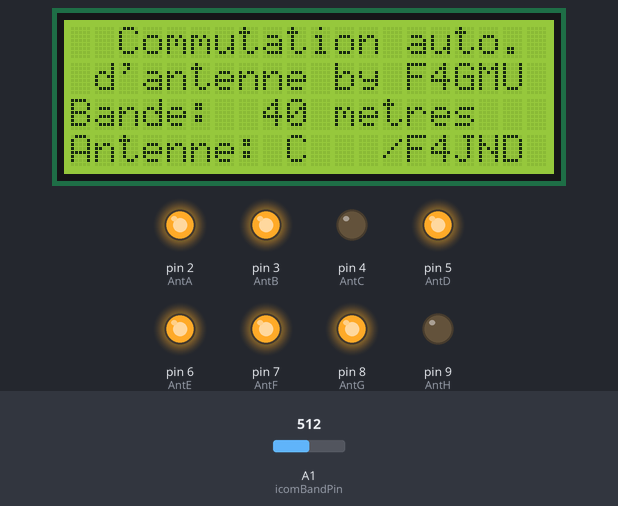
The sketch below on a simulated Arduino Uno, built with avr-gcc and run on an emulated ATmega328P. On the bench: 20×4 character LCD, output pins drawn as LEDs (lit = HIGH). Inputs (shaded band) come from the test bench; at power-on: A1 (icomBandPin) = 512. What the sketch prints to the serial monitor is not drawn.

Above: at 1.3 s.
1.4 s: A1 (icomBandPin) set to 470
3.3 s: A1 (icomBandPin) set to 450
At 5.3 s:
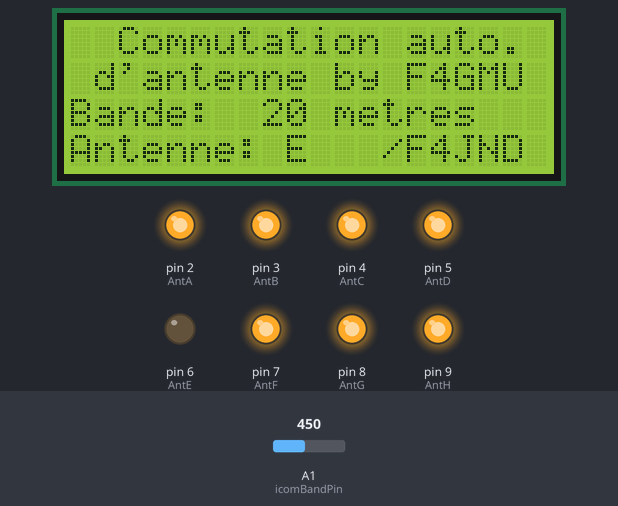
5.6 s: A1 (icomBandPin) set to 383
7.3 s: A1 (icomBandPin) set to 350
At 9.3 s:
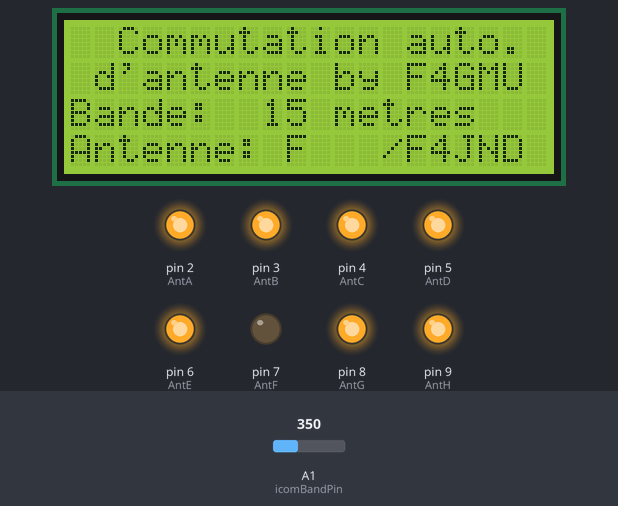
9.6 s: A1 (icomBandPin) set to 107
11.4 s: A1 (icomBandPin) set to 94
At 13.4 s:
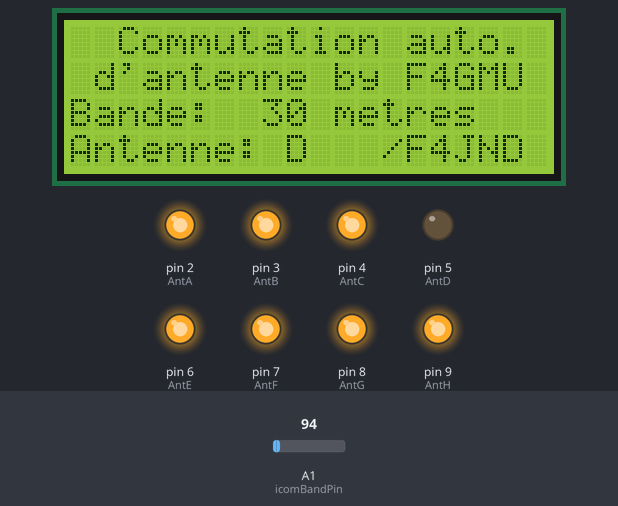
Timing chart, 0 to 14.7 s (numbered marks = the images above; inputs shaded):
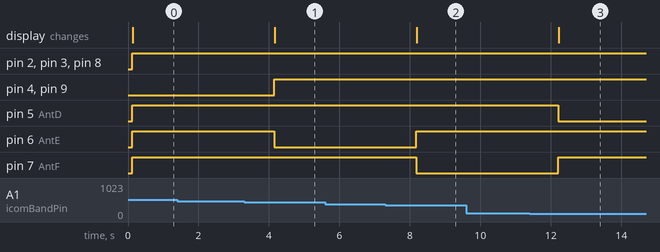

Measured:
- the behaviour switches between 461 and 460 on A1 (icomBandPin) (found by bisection; images 0 and 1)
- the behaviour switches between 369 and 368 on A1 (icomBandPin) (found by bisection; images 1 and 2)
- the behaviour switches between 103 and 102 on A1 (icomBandPin) (found by bisection; images 2 and 3)
- after the input at 1.4 s, every drawn part: stays the same
- after the input at 3.3 s, pin 4 (AntC), pin 9 (AntH): LOW → HIGH after 0.85 s; pin 6 (AntE): HIGH → LOW after 0.85 s; the display: changes after 0.87 s (image 1)
- after the input at 5.6 s, every drawn part: stays the same
- after the input at 7.3 s, pin 6 (AntE): LOW → HIGH after 0.88 s; pin 7 (AntF): HIGH → LOW after 0.88 s; the display: changes after 0.89 s (image 2)
- after the input at 9.6 s, every drawn part: stays the same
- after the input at 11.4 s, pin 5 (AntD): HIGH → LOW after 0.81 s; pin 7 (AntF): LOW → HIGH after 0.81 s; the display: changes after 0.82 s (image 3)

The sketch:

Icom_band_decoder_analog.ino
```cpp
#include <Wire.h>
#include <LiquidCrystal_I2C.h>

//icom band decoder
//Marios Nicolaou 5B4WN (c) 2009 7 24
//Use the code at your OWN risk
//GPL licence

int icomBandPin = 1;    // select the input pin for the potentiometer
int realVoltage = 8;  // variable to store the value coming from the sensor Volts
int sensedVoltage=0;
/*
int D=9;
int C=10;
int B=11;
int A=12;
*/
int AntA=2;
int AntB=3;
int AntC=4;
int AntD=5;
int AntE=6;
int AntF=7;
int AntG=8;
int AntH=9;

float calculatedVoltage=0;
int band=0;
int counter =0;
int previousValue=0;

LiquidCrystal_I2C lcd(0x27,20,4);

 void setup() {
   Serial.begin(9600);
   pinMode(AntA, OUTPUT);
   pinMode(AntB, OUTPUT);
   pinMode(AntC, OUTPUT);
   pinMode(AntD, OUTPUT);
   pinMode(AntE, OUTPUT);
   pinMode(AntF, OUTPUT);
   pinMode(AntG, OUTPUT);
   pinMode(AntH, OUTPUT);

   lcd.init();
   lcd.backlight();
   lcd.clear();

   lcd.setCursor(0, 0);
  lcd.print("  Commutation auto.");
  lcd.setCursor(1, 1);
  lcd.print("d'antenne by F4GMU");
  lcd.setCursor(0, 2);
  lcd.print("Bande:");
  lcd.setCursor(0, 3);
  lcd.print("Antenne: ");
  lcd.setCursor(13, 3);
  lcd.print("/F4JND");

 }
 void loop() {
   // read the value from the sensor:
   sensedVoltage = analogRead(icomBandPin);


   //get 5 consecutive values
//  counter++;

   if (counter==5) {

   calculatedVoltage = float(sensedVoltage)*5/1024;

   Serial.print (sensedVoltage);
   Serial.print (" - ");
   Serial.print (calculatedVoltage);
   Serial.println (" - ");
   band=getBand(calculatedVoltage);

   Serial.println(band, DEC);
   delay (1000);

 } else {
   if (abs(previousValue-sensedVoltage)>10) {
    //means change or spurious number
     previousValue=sensedVoltage;
   } else {
     counter++;
     previousValue=sensedVoltage;
   }


 }

}

int  getBand(float voltage) {
   int band=0;


if (voltage>3.5 && voltage<4.3) {
 band=160;
 digitalWrite(AntA, LOW);
 digitalWrite(AntB, HIGH);
 digitalWrite(AntC, HIGH);
 digitalWrite(AntD, HIGH);
 digitalWrite(AntE, HIGH);
 digitalWrite(AntF, HIGH);
 digitalWrite(AntG, HIGH);
 digitalWrite(AntH, HIGH);
 Serial.println("160 ");
 lcd.setCursor(7, 2);
 lcd.print("160 metres");
 lcd.setCursor(9, 3);
 lcd.print("A");

} else if (voltage>3 && voltage<3.4) {
 band=80;
 digitalWrite(AntA, HIGH);
 digitalWrite(AntB, LOW);
 digitalWrite(AntC, HIGH);
 digitalWrite(AntD, HIGH);
 digitalWrite(AntE, HIGH);
 digitalWrite(AntF, HIGH);
 digitalWrite(AntG, HIGH);
 digitalWrite(AntH, HIGH);
 Serial.println("80 ");
 lcd.setCursor(7, 2);
 lcd.print(" 80 metres");
 lcd.setCursor(9, 3);
 lcd.print("B");

} else if (voltage>=2.3 && voltage<3.3) {
  band=40;
 digitalWrite(AntA, HIGH);
 digitalWrite(AntB, HIGH);
 digitalWrite(AntC, LOW);
 digitalWrite(AntD, HIGH);
 digitalWrite(AntE, HIGH);
 digitalWrite(AntF, HIGH);
 digitalWrite(AntG, HIGH);
 digitalWrite(AntG, HIGH);
 Serial.println("40 ");
 lcd.setCursor(7, 2);
 lcd.print(" 40 metres");
 lcd.setCursor(9, 3);
 lcd.print("C");

} else if(voltage>=1.9 && voltage<2.25) {
  band=20;
 digitalWrite(AntA, HIGH);
 digitalWrite(AntB, HIGH);
 digitalWrite(AntC, HIGH);
 digitalWrite(AntD, HIGH);
 digitalWrite(AntE, LOW);
 digitalWrite(AntF, HIGH);
 digitalWrite(AntG, HIGH);
 digitalWrite(AntH, HIGH);
 Serial.println("20 ");
 lcd.setCursor(7, 2);
 lcd.print(" 20 metres");
 lcd.setCursor(9, 3);
 lcd.print("E");

} else if (voltage>=1.4 && voltage<1.8) {
  band=15;
 digitalWrite(AntA, HIGH);
 digitalWrite(AntB, HIGH);
 digitalWrite(AntC, HIGH);
 digitalWrite(AntD, HIGH);
 digitalWrite(AntE, HIGH);
 digitalWrite(AntF, LOW);
 digitalWrite(AntG, HIGH);
 digitalWrite(AntH, HIGH);
 Serial.println("15 ");
 lcd.setCursor(7, 2);
 lcd.print(" 15 metres");
 lcd.setCursor(9, 3);
 lcd.print("F");

} else if (voltage>=1.0 && voltage<1.3) {
  band=10;
 digitalWrite(AntA, HIGH);
 digitalWrite(AntB, HIGH);
 digitalWrite(AntC, HIGH);
 digitalWrite(AntD, HIGH);
 digitalWrite(AntE, HIGH);
 digitalWrite(AntF, HIGH);
 digitalWrite(AntG, LOW);
 digitalWrite(AntH, HIGH);
 Serial.println("10 ");
 lcd.setCursor(7, 2);
 lcd.print(" 10 metres");
 lcd.setCursor(9, 3);
 lcd.print("G");

} else if (voltage>=0.85 && voltage<0.99) {
  band=6;
 digitalWrite(AntA, HIGH);
 digitalWrite(AntB, HIGH);
 digitalWrite(AntC, HIGH);
 digitalWrite(AntD, HIGH);
 digitalWrite(AntE, HIGH);
 digitalWrite(AntF, HIGH);
 digitalWrite(AntG, HIGH);
 digitalWrite(AntH, LOW);
 Serial.println("6 ");
 lcd.setCursor(7, 2);
 lcd.print("  6 metres");
 lcd.setCursor(9, 3);
 lcd.print("H");

} else if (voltage  <0.5) {
  band=30;
 digitalWrite(AntA, HIGH);
 digitalWrite(AntB, HIGH);
 digitalWrite(AntC, HIGH);
 digitalWrite(AntD, LOW);
 digitalWrite(AntE, HIGH);
 digitalWrite(AntF, HIGH);
 digitalWrite(AntG, HIGH);
 digitalWrite(AntH, HIGH);
 Serial.println("30 ");
 lcd.setCursor(7, 2);
 lcd.print(" 30 metres");
 lcd.setCursor(9, 3);
 lcd.print("D");
}
 return band;

}
```
